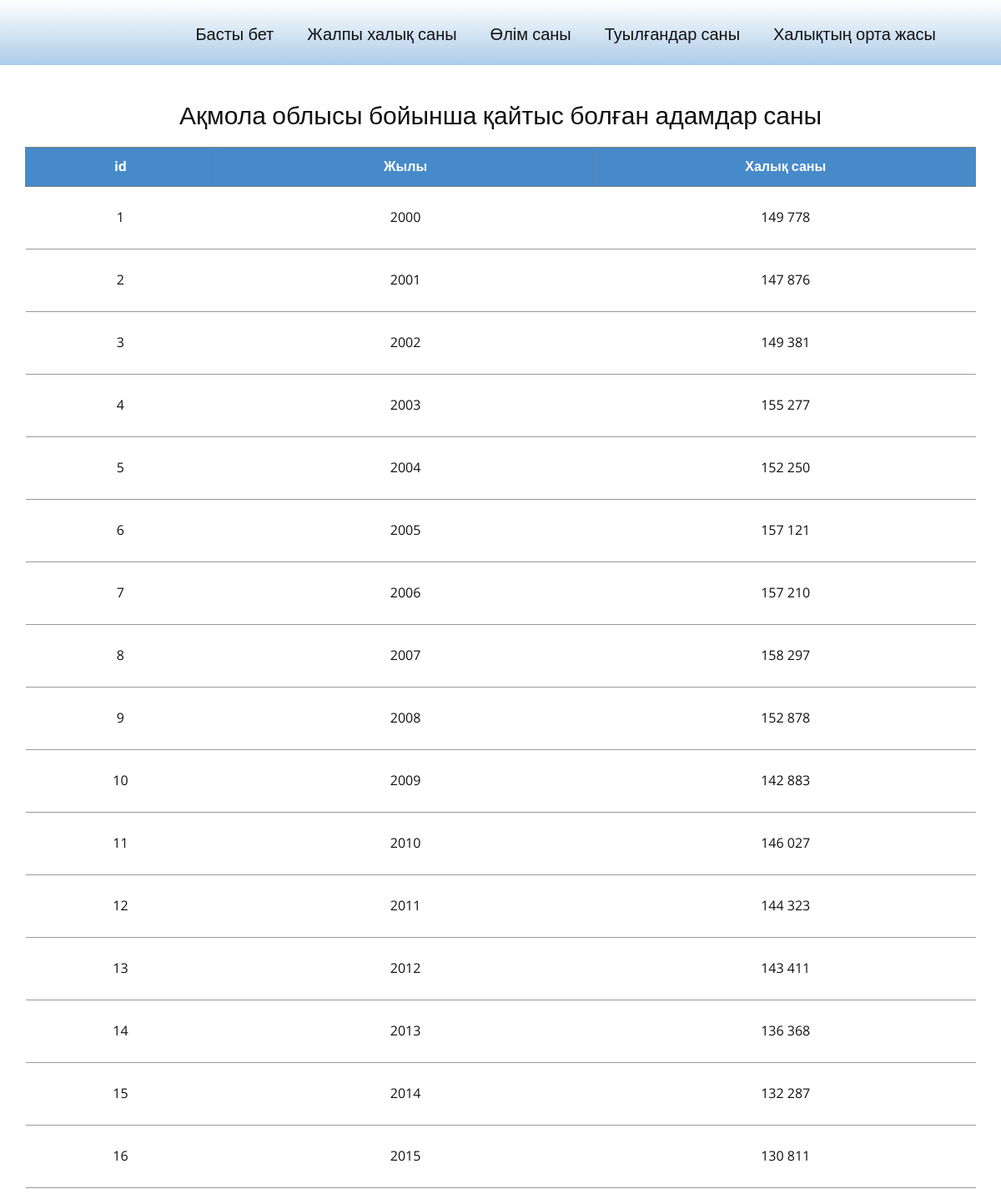
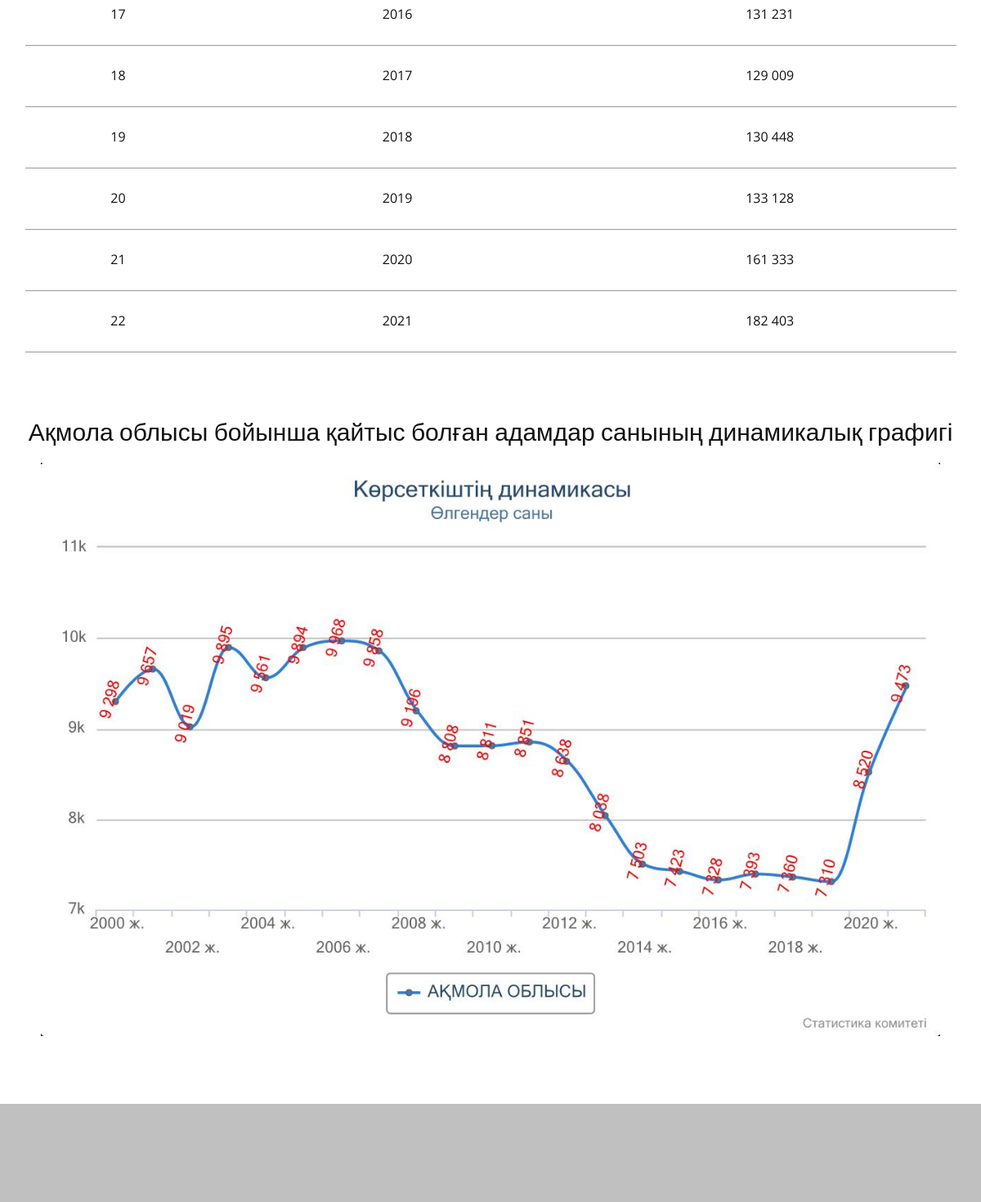
Page /died.php?id=akmola1&area=Ақмола on the committed database (2 pictures, top to bottom).
### tables this page shows
CREATE TABLE `akmola1` (
  `id` int NOT NULL AUTO_INCREMENT,
  `year` int DEFAULT NULL,
  `number` varchar(45) DEFAULT NULL,
  PRIMARY KEY (`id`)
);

CREATE TABLE `charts` (
  `id` int NOT NULL AUTO_INCREMENT,
  `chart` varchar(250) DEFAULT NULL,
  `area` varchar(45) DEFAULT NULL,
  `type` int DEFAULT NULL,
  `title` varchar(250) DEFAULT NULL,
  PRIMARY KEY (`id`)
);

### died.php (the view, shortened to what this page needs)
<?php
$area = $_GET['id'];
$area_name = $_GET['area'];
require_once 'includes/connect.php';
$a = mysqli_query($dbconn, "SELECT * FROM $area;");
$b = mysqli_query($dbconn, "SELECT * FROM charts where area = '$area';");
 ?>
<!DOCTYPE html>
<html style="font-size: 16px;">
  <head>
    <link rel="stylesheet" href="nicepage.css" media="screen">
<link rel="stylesheet" href="table.css" media="screen">
  </head>
  <body class="u-body u-xl-mode"><header class="u-align-center-sm u-align-center-xs u-clearfix u-gradient u-header u-sticky u-sticky-2533 u-header" id="sec-7b81"><div class="u-clearfix u-sheet u-sheet-1">
        <nav class="u-align-left u-menu u-menu-dropdown u-offcanvas u-menu-1">
          <div class="u-custom-menu u-nav-container">
            <ul class="u-nav u-unstyled u-nav-1"><li class="u-nav-item"><a class="u-button-style u-nav-link u-text-active-palette-1-base u-text-hover-palette-2-base" href="index.php" style="padding: 10px 20px;">Басты бет</a>
</li><li class="u-nav-item"><a class="u-button-style u-nav-link u-text-active-palette-1-base u-text-hover-palette-2-base" href="area.php?type=1" style="padding: 10px 20px;">Жалпы халық саны</a>
</li><li class="u-nav-item"><a class="u-button-style u-nav-link u-text-active-palette-1-base u-text-hover-palette-2-base" href="area.php?type=3" style="padding: 10px 20px;">Өлім саны</a>
</li><li class="u-nav-item"><a class="u-button-style u-nav-link u-text-active-palette-1-base u-text-hover-palette-2-base" href="area.php?type=2" style="padding: 10px 20px;">Туылғандар саны</a>
</li><li class="u-nav-item"><a class="u-button-style u-nav-link u-text-active-palette-1-base u-text-hover-palette-2-base" href="area.php?type=4" style="padding: 10px 20px;">Халықтың орта жасы</a></li></ul>
          </div>
        </nav>
      </div></header>
    <section class="u-align-center u-clearfix u-section-2" id="sec-4864">
      <div class="u-clearfix u-sheet u-sheet-1">
        <h3 class="u-custom-font u-font-roboto u-text u-text-default u-text-1"><?php echo $area_name;?> облысы бойынша қайтыс болған адамдар саны</h3>
        <div class="u-expanded-width u-table u-table-responsive u-table-1">
          <table class="u-table-entity u-table-entity-1">
            <colgroup>
              <col width="20%">
              <col width="40%">
              <col width="40%">
            </colgroup>
            <thead class="u-grey-15 u-table-header u-table-header-1">
              <tr style="height: 44px;">
                <th style="text-align: center;"class="u-border-1 u-border-grey-50 u-palette-1-base u-table-cell u-table-cell-2" >id</th>
                <th style="text-align: center;"class="u-border-1 u-border-grey-50 u-palette-1-base u-table-cell u-table-cell-1">Жылы</th>
                <th style="text-align: center;"class="u-border-1 u-border-grey-50 u-palette-1-base u-table-cell u-table-cell-3">Халық саны</th>
              </tr>
            </thead>
            <tbody class="u-table-body">
              <?php
              while ($var = mysqli_fetch_assoc($a)) {  echo '
              <tr style="height: 75px;">
              <td style="text-align: center;" class="u-border-1 u-border-grey-40 u-border-no-left u-border-no-right u-table-cell">' . $var["id"] . '</td>
                <td style="text-align: center;" class="u-border-1 u-border-grey-40 u-border-no-left u-border-no-right u-table-cell">' . $var["year"] . '</td>
                <td style="text-align: center;" class="u-border-1 u-border-grey-40 u-border-no-left u-border-no-right u-table-cell">' . $var["number"] . '</td>
              </tr>'
              ;
                } ?>
            </tbody>
          </table>
        </div>
          </div>
    </section>
    <section class="u-align-center u-clearfix u-section-2" id="sec-4864">
    <div style="margin-bottom: 75px; margin-top: 80px;">
      <h3  class="u-custom-font u-font-roboto u-text u-text-default u-text-1"><?php echo $area_name;?> облысы бойынша қайтыс болған адамдар санының динамикалық графигі</h3>
      <?php
      while ($var = mysqli_fetch_assoc($b)) {
        echo '
      <div class="u-expanded-width u-table u-table-responsive u-table-1">
          <img width = "1100px" src="' . $var["chart"] . '">
          </div>
          </div>
    ';
  }
   ?>
</section>
    <footer class="u-clearfix u-footer u-grey-25" id="sec-5aff" data-image-width="1200" data-image-height="772"><div class="u-align-left u-clearfix u-sheet u-sheet-1"></div></footer>
  </body>
</html>

### table.css (style rules this page uses)
.u-section-2 .u-sheet-1 { min-height: 1231px; }
.u-section-2 .u-text-1 { font-weight: 400; font-size: 1.875rem; margin: 43px auto 0; }
.u-section-2 .u-table-1 { margin: 19px auto 0 0; }
.u-section-2 .u-table-entity-1 { min-height: 100px; }
.u-section-2 .u-table-header-1 { font-weight: 700; background-image: none; }
.u-section-2 .u-table-cell-1 { background-image: none; }
.u-section-2 .u-table-cell-2 { background-image: none; }

### rows in the picture
akmola1: id "1", year "2000", number "149 778"
akmola1: id "2", year "2001", number "147 876"
akmola1: id "3", year "2002", number "149 381"
akmola1: id "4", year "2003", number "155 277"
akmola1: id "5", year "2004", number "152 250"
akmola1: id "6", year "2005", number "157 121"
akmola1: id "7", year "2006", number "157 210"
akmola1: id "8", year "2007", number "158 297"
akmola1: id "9", year "2008", number "152 878"
akmola1: id "10", year "2009", number "142 883"
akmola1: id "11", year "2010", number "146 027"
akmola1: id "12", year "2011", number "144 323"
akmola1: id "13", year "2012", number "143 411"
akmola1: id "14", year "2013", number "136 368"
akmola1: id "15", year "2014", number "132 287"
akmola1: id "16", year "2015", number "130 811"
akmola1: id "17", year "2016", number "131 231"
akmola1: id "18", year "2017", number "129 009"
akmola1: id "19", year "2018", number "130 448"
akmola1: id "20", year "2019", number "133 128"
akmola1: id "21", year "2020", number "161 333"
akmola1: id "22", year "2021", number "182 403"
charts: chart (picture)

### other values in the picture
$area_name "Ақмола"
